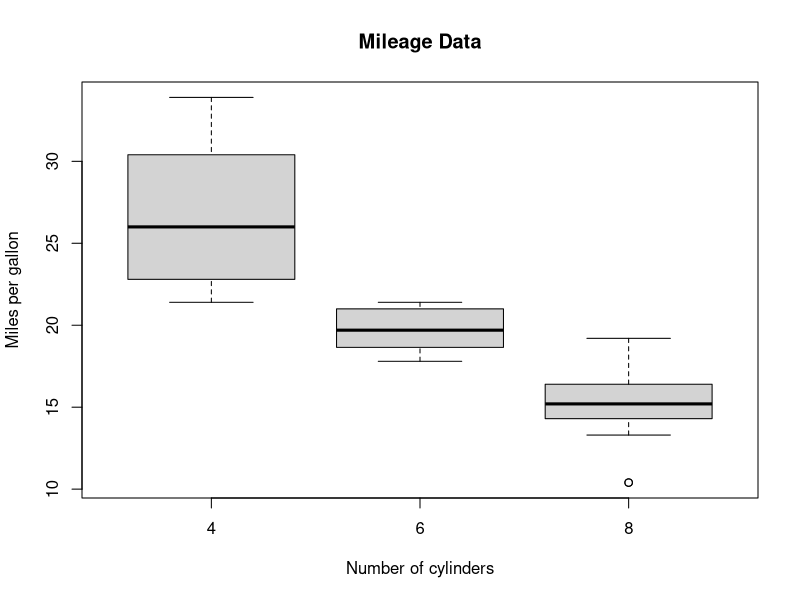

The R source for this figure:
#give the chart file a name
png(file="boxplot.png")

#plot the chart
boxplot(mpg~cyl,data = mtcars,
        xlab = "Number of cylinders",
        ylab = "Miles per gallon",main="Mileage Data")

#save the file

dev.off()